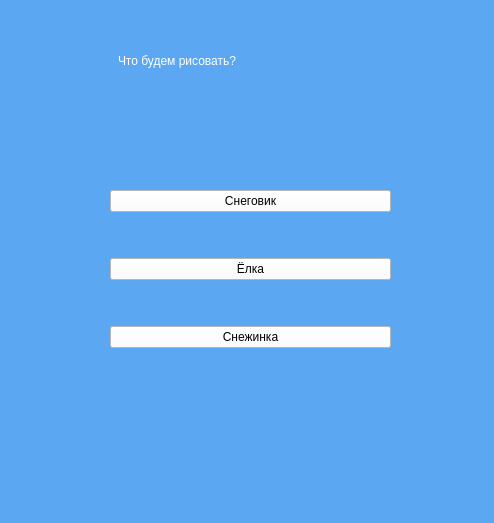
<?xml version="1.0" encoding="UTF-8"?>
<ui version="4.0">
 <class>Choose</class>
 <widget class="QWidget" name="Choose">
  <property name="geometry">
   <rect>
    <x>0</x>
    <y>0</y>
    <width>494</width>
    <height>523</height>
   </rect>
  </property>
  <property name="windowTitle">
   <string>Form</string>
  </property>
  <property name="styleSheet">
   <string notr="true">background-color: rgb(92, 167, 242);</string>
  </property>
  <widget class="QWidget" name="verticalLayoutWidget">
   <property name="geometry">
    <rect>
     <x>110</x>
     <y>150</y>
     <width>281</width>
     <height>241</height>
    </rect>
   </property>
   <layout class="QVBoxLayout" name="verticalLayout">
    <item>
     <widget class="QPushButton" name="snowman_button">
      <property name="styleSheet">
       <string notr="true">background-color: rgb(255, 255, 255);
font: 14pt &quot;Courier New&quot;;</string>
      </property>
      <property name="text">
       <string>Снеговик</string>
      </property>
     </widget>
    </item>
    <item>
     <widget class="QPushButton" name="tree_button">
      <property name="styleSheet">
       <string notr="true">background-color: rgb(255, 255, 255);
font: 14pt &quot;Courier New&quot;;</string>
      </property>
      <property name="text">
       <string>Ёлка</string>
      </property>
     </widget>
    </item>
    <item>
     <widget class="QPushButton" name="ice_button">
      <property name="styleSheet">
       <string notr="true">background-color: rgb(255, 255, 255);
font: 14pt &quot;Courier New&quot;;</string>
      </property>
      <property name="text">
       <string>Снежинка</string>
      </property>
     </widget>
    </item>
   </layout>
  </widget>
  <widget class="QLabel" name="label">
   <property name="geometry">
    <rect>
     <x>118</x>
     <y>20</y>
     <width>271</width>
     <height>81</height>
    </rect>
   </property>
   <property name="styleSheet">
    <string notr="true">font: 24pt &quot;Courier New&quot;;
color: rgb(255, 255, 255);</string>
   </property>
   <property name="text">
    <string>Что будем рисовать?</string>
   </property>
  </widget>
 </widget>
 <resources/>
 <connections/>
</ui>
